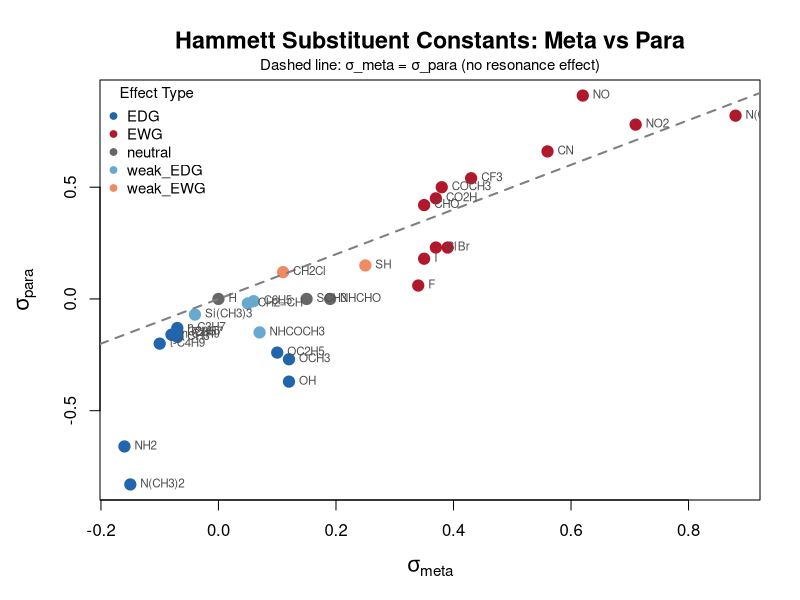
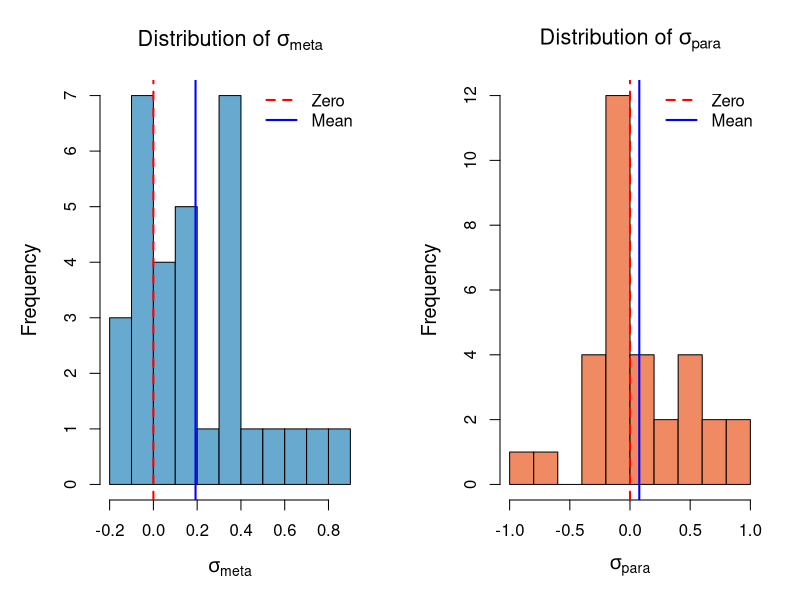
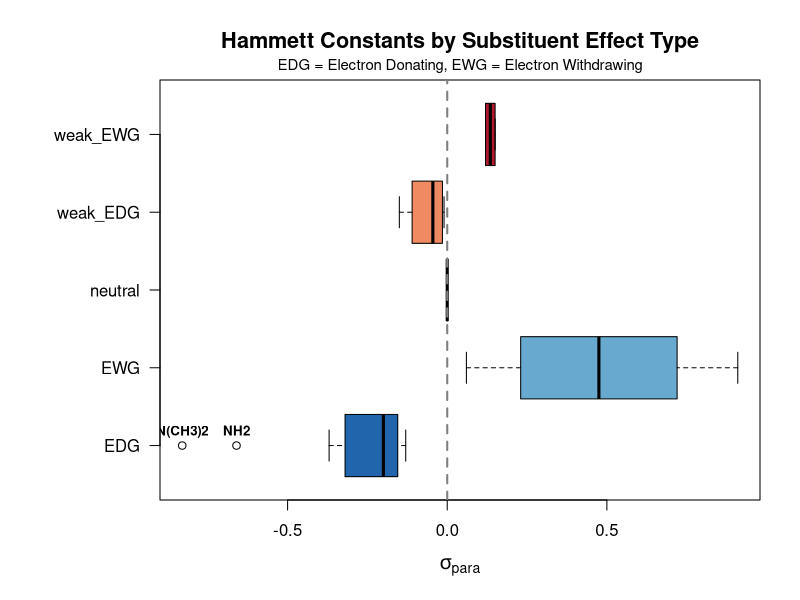
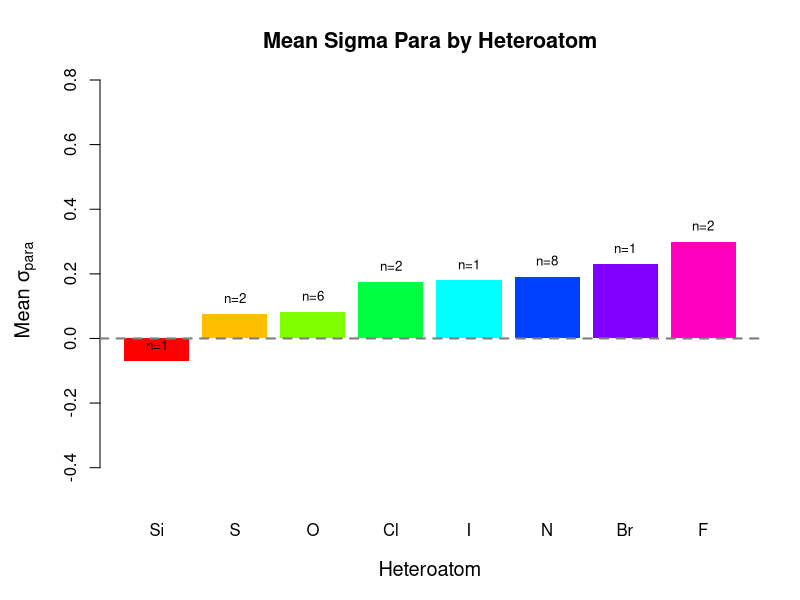
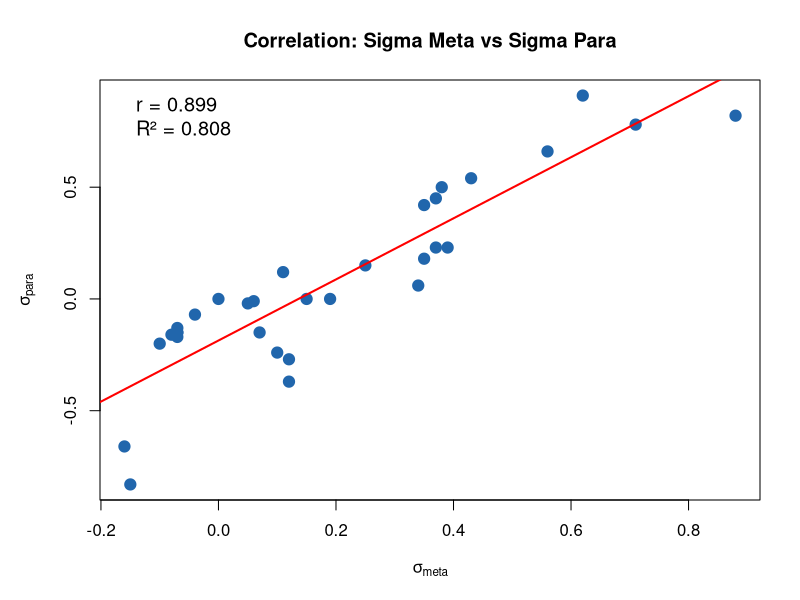

The R script that drew these images, in order: (Note: this script raises an error after producing the figures.)
# nolint file: line_length_linter

# =============================================================================
# Hammett Substituent Constant Analysis
# Day 1: Setup, Data Loading, and Initial Exploration
# =============================================================================

# -----------------------------------------------------------------------------
# 1. SET WORKING DIRECTORY
# -----------------------------------------------------------------------------
setwd("~/Documents/Development/hscsa")  # Uncomment and set your path

cat("\n")
cat("============================================================\n")
cat("   HAMMETT SUBSTITUENT CONSTANT ANALYSIS - DAY 1\n")
cat("   Statistical Analysis in R for Physical Organic Chemistry\n")
cat("============================================================\n")

# -----------------------------------------------------------------------------
# 2. LOAD AND INSPECT DATA
# -----------------------------------------------------------------------------

cat("\n[1] LOADING DATA...\n")

# Load the Hammett constants dataset
hammett <- read.csv("data/hammett_constants.csv", stringsAsFactors = FALSE)
hammett_ext <- read.csv("data/hammett_extended.csv", stringsAsFactors = FALSE)

# Display structure
cat("\n--- Dataset Structure ---\n")
str(hammett)

cat("\n--- First 10 Rows ---\n")
print(head(hammett, 10))

cat("\n--- Data Dimensions ---\n")
cat(sprintf("Basic dataset: %d substituents, %d variables\n", nrow(hammett), ncol(hammett)))
cat(sprintf("Extended dataset: %d substituents, %d variables\n", nrow(hammett_ext), ncol(hammett_ext)))

# -----------------------------------------------------------------------------
# 3. DATA CLEANING AND PREPROCESSING
# -----------------------------------------------------------------------------

cat("\n[2] DATA CLEANING...\n")

# Convert categorical variables to factors
hammett$heteroatom <- as.factor(hammett$heteroatom)
hammett$effect_type <- as.factor(hammett$effect_type)
hammett$functional_class <- as.factor(hammett$functional_class)

# Handle NA values - count them
cat("\n--- Missing Values by Column ---\n")
na_counts <- colSums(is.na(hammett))
print(na_counts[na_counts > 0])

# Create clean dataset (no NA in key sigma columns)
hammett_clean <- hammett[!is.na(hammett$sigma_meta) & !is.na(hammett$sigma_para), ]

cat(sprintf("\nClean dataset: %d substituents (removed %d with missing sigma values)\n", 
            nrow(hammett_clean), nrow(hammett) - nrow(hammett_clean)))

# Add derived columns
hammett_clean$sigma_diff <- hammett_clean$sigma_meta - hammett_clean$sigma_para
hammett_clean$resonance_indicator <- abs(hammett_clean$sigma_diff)

# -----------------------------------------------------------------------------
# 4. SUMMARY STATISTICS
# -----------------------------------------------------------------------------

cat("\n[3] SUMMARY STATISTICS...\n")

# Basic statistics for sigma values
cat("\n--- Sigma Meta Statistics ---\n")
cat(sprintf("  Mean:   %.4f\n", mean(hammett_clean$sigma_meta)))
cat(sprintf("  SD:     %.4f\n", sd(hammett_clean$sigma_meta)))
cat(sprintf("  Min:    %.4f (%s)\n", min(hammett_clean$sigma_meta), 
            hammett_clean$substituent[which.min(hammett_clean$sigma_meta)]))
cat(sprintf("  Max:    %.4f (%s)\n", max(hammett_clean$sigma_meta),
            hammett_clean$substituent[which.max(hammett_clean$sigma_meta)]))
cat(sprintf("  Median: %.4f\n", median(hammett_clean$sigma_meta)))

cat("\n--- Sigma Para Statistics ---\n")
cat(sprintf("  Mean:   %.4f\n", mean(hammett_clean$sigma_para)))
cat(sprintf("  SD:     %.4f\n", sd(hammett_clean$sigma_para)))
cat(sprintf("  Min:    %.4f (%s)\n", min(hammett_clean$sigma_para),
            hammett_clean$substituent[which.min(hammett_clean$sigma_para)]))
cat(sprintf("  Max:    %.4f (%s)\n", max(hammett_clean$sigma_para),
            hammett_clean$substituent[which.max(hammett_clean$sigma_para)]))
cat(sprintf("  Median: %.4f\n", median(hammett_clean$sigma_para)))

# Group statistics by effect type
cat("\n--- Statistics by Effect Type ---\n")
effect_types <- unique(hammett_clean$effect_type)
effect_stats <- data.frame(
  effect_type = character(),
  n = integer(),
  mean_sigma_m = numeric(),
  mean_sigma_p = numeric(),
  sd_sigma_m = numeric(),
  sd_sigma_p = numeric(),
  stringsAsFactors = FALSE
)

for (etype in effect_types) {
  subset_data <- hammett_clean[hammett_clean$effect_type == etype, ]
  effect_stats <- rbind(effect_stats, data.frame(
    effect_type = etype,
    n = nrow(subset_data),
    mean_sigma_m = round(mean(subset_data$sigma_meta), 3),
    mean_sigma_p = round(mean(subset_data$sigma_para), 3),
    sd_sigma_m = round(sd(subset_data$sigma_meta), 3),
    sd_sigma_p = round(sd(subset_data$sigma_para), 3)
  ))
}
effect_stats <- effect_stats[order(effect_stats$mean_sigma_p), ]
print(effect_stats, row.names = FALSE)

# Group statistics by heteroatom
cat("\n--- Statistics by Heteroatom ---\n")
heteroatoms <- unique(hammett_clean$heteroatom)
hetero_stats <- data.frame(
  heteroatom = character(),
  n = integer(),
  mean_sigma_m = numeric(),
  mean_sigma_p = numeric(),
  stringsAsFactors = FALSE
)

for (ha in heteroatoms) {
  subset_data <- hammett_clean[hammett_clean$heteroatom == ha, ]
  hetero_stats <- rbind(hetero_stats, data.frame(
    heteroatom = as.character(ha),
    n = nrow(subset_data),
    mean_sigma_m = round(mean(subset_data$sigma_meta), 3),
    mean_sigma_p = round(mean(subset_data$sigma_para), 3)
  ))
}
hetero_stats <- hetero_stats[order(-hetero_stats$n), ]
print(hetero_stats, row.names = FALSE)

# -----------------------------------------------------------------------------
# 5. VISUALIZATIONS (Base R)
# -----------------------------------------------------------------------------

cat("\n[4] GENERATING VISUALIZATIONS...\n")

# Create output directory
dir.create("output", showWarnings = FALSE)

# Define color palette for effect types
effect_colors <- c(
  "EDG" = "#2166AC",      # Blue
  "EWG" = "#B2182B",      # Red
  "neutral" = "#666666",   # Gray
  "weak_EDG" = "#67A9CF",  # Light blue
  "weak_EWG" = "#EF8A62"   # Light red
)

# Plot 1: Sigma meta vs Sigma para
png("output/day-1/01_sigma_meta_vs_para.png", width = 800, height = 700)
par(mar = c(5, 5, 4, 2))

plot(hammett_clean$sigma_meta, hammett_clean$sigma_para,
     col = effect_colors[as.character(hammett_clean$effect_type)],
     pch = 19, cex = 1.5,
     xlab = expression(sigma[meta]),
     ylab = expression(sigma[para]),
     main = "Hammett Substituent Constants: Meta vs Para",
     cex.lab = 1.3, cex.main = 1.4)

# Add reference line (y = x)
abline(a = 0, b = 1, lty = 2, col = "gray50", lwd = 2)

# Add substituent labels
text(hammett_clean$sigma_meta, hammett_clean$sigma_para,
     labels = hammett_clean$substituent,
     pos = 4, cex = 0.7, col = "gray30")

# Add legend
legend("topleft", legend = names(effect_colors),
       col = effect_colors, pch = 19, cex = 0.9,
       title = "Effect Type", bty = "n")

# Add subtitle
mtext("Dashed line: σ_meta = σ_para (no resonance effect)", 
      side = 3, line = 0.3, cex = 0.9)

dev.off()
cat("Saved: output/day-1/01_sigma_meta_vs_para.png\n")

# Plot 2: Distribution histograms
png("output/day-1/02_sigma_distributions.png", width = 1000, height = 500)
par(mfrow = c(1, 2), mar = c(5, 5, 4, 2))

# Sigma meta histogram
hist(hammett_clean$sigma_meta, breaks = 12, col = "#67A9CF",
     xlab = expression(sigma[meta]), main = expression("Distribution of " * sigma[meta]),
     cex.lab = 1.2, cex.main = 1.3)
abline(v = 0, lty = 2, col = "red", lwd = 2)
abline(v = mean(hammett_clean$sigma_meta), lty = 1, col = "blue", lwd = 2)
legend("topright", legend = c("Zero", "Mean"), col = c("red", "blue"),
       lty = c(2, 1), lwd = 2, bty = "n")

# Sigma para histogram
hist(hammett_clean$sigma_para, breaks = 12, col = "#EF8A62",
     xlab = expression(sigma[para]), main = expression("Distribution of " * sigma[para]),
     cex.lab = 1.2, cex.main = 1.3)
abline(v = 0, lty = 2, col = "red", lwd = 2)
abline(v = mean(hammett_clean$sigma_para), lty = 1, col = "blue", lwd = 2)
legend("topright", legend = c("Zero", "Mean"), col = c("red", "blue"),
       lty = c(2, 1), lwd = 2, bty = "n")

dev.off()
cat("Saved: output/day-1/02_sigma_distributions.png\n")

# Plot 3: Boxplot by effect type
png("output/day-1/03_boxplot_by_effect.png", width = 900, height = 600)
par(mar = c(5, 8, 4, 2))

# Prepare data for boxplot
effect_order <- c("EDG", "weak_EDG", "neutral", "weak_EWG", "EWG")
effect_present <- effect_order[effect_order %in% levels(hammett_clean$effect_type)]

# Create boxplot and store the statistics
bp <- boxplot(sigma_para ~ effect_type, data = hammett_clean,
              horizontal = TRUE, col = effect_colors[effect_present],
              xlab = expression(sigma[para]), ylab = "",
              main = "Hammett Constants by Substituent Effect Type",
              cex.lab = 1.2, cex.main = 1.3, las = 1)

# Label outliers with substituent names
effect_levels <- levels(hammett_clean$effect_type)
for (i in seq_along(effect_levels)) {
     etype <- effect_levels[i]
     subset_data <- hammett_clean[hammett_clean$effect_type == etype, ]

     # Calculate IQR bounds for this group
     q1 <- quantile(subset_data$sigma_para, 0.25)
     q3 <- quantile(subset_data$sigma_para, 0.75)
     iqr <- q3 - q1
     lower_bound <- q1 - 1.5 * iqr
     upper_bound <- q3 + 1.5 * iqr
     # Find outliers
     outliers <- subset_data[subset_data$sigma_para < lower_bound |
          subset_data$sigma_para > upper_bound,]
     # Label each outlier
     if (nrow(outliers) > 0) {
     text(x = outliers$sigma_para, 
          y = i,
          labels = outliers$substituent,
          pos = 3, cex = 0.8, col = "black", font = 2)
     }
}

abline(v = 0, lty = 2, col = "gray50", lwd = 2)
mtext("EDG = Electron Donating, EWG = Electron Withdrawing", 
      side = 3, line = 0.3, cex = 0.9)

dev.off()
cat("Saved: output/day-1/03_boxplot_by_effect.png\n")

# Plot 4: Bar chart of mean sigma by heteroatom
png("output/day-1/04_heteroatom_means.png", width = 800, height = 600)
par(mar = c(5, 5, 4, 2))

# Filter out carbon (reference)
hetero_subset <- hetero_stats[hetero_stats$heteroatom != "C", ]
hetero_subset <- hetero_subset[order(hetero_subset$mean_sigma_p), ]

barplot(hetero_subset$mean_sigma_p, names.arg = hetero_subset$heteroatom,
        col = rainbow(nrow(hetero_subset)), border = NA,
        xlab = "Heteroatom", ylab = expression("Mean " * sigma[para]),
        main = "Mean Sigma Para by Heteroatom",
        cex.lab = 1.2, cex.main = 1.3, ylim = c(-0.5, 0.8))
abline(h = 0, lty = 2, col = "gray50", lwd = 2)

# Add count labels
text(seq_len(nrow(hetero_subset)) * 1.2 - 0.5,
     hetero_subset$mean_sigma_p + 0.05,
     labels = paste0("n=", hetero_subset$n), cex = 0.8)

dev.off()
cat("Saved: output/day-1/04_heteroatom_means.png\n")

# Plot 5: Correlation between sigma_meta and sigma_para
png("output/day-1/05_correlation.png", width = 700, height = 600)
par(mar = c(5, 5, 4, 2))

# Calculate correlation
cor_value <- cor(hammett_clean$sigma_meta, hammett_clean$sigma_para)

plot(hammett_clean$sigma_meta, hammett_clean$sigma_para,
     pch = 19, col = "#2166AC", cex = 1.5,
     xlab = expression(sigma[meta]),
     ylab = expression(sigma[para]),
     main = "Correlation: Sigma Meta vs Sigma Para")

# Add linear regression line
fit <- lm(sigma_para ~ sigma_meta, data = hammett_clean)
abline(fit, col = "red", lwd = 2)

# Add correlation coefficient
legend("topleft", 
       legend = c(sprintf("r = %.3f", cor_value),
                  sprintf("R² = %.3f", cor_value^2)),
       bty = "n", cex = 1.2)

dev.off()
cat("Saved: output/day-1/05_correlation.png\n")

# -----------------------------------------------------------------------------
# 6. KEY OBSERVATIONS (Organic Chemistry Context)
# -----------------------------------------------------------------------------

cat("\n[5] KEY OBSERVATIONS...\n")

# Strongest EWG and EDG
strongest_EWG <- hammett_clean[which.max(hammett_clean$sigma_para), ]
strongest_EDG <- hammett_clean[which.min(hammett_clean$sigma_para), ]

cat("\n--- Extreme Values ---\n")
cat(sprintf("Strongest EWG (most positive σ_para): %s (σ_para = %.2f)\n",
            strongest_EWG$substituent, strongest_EWG$sigma_para))
cat(sprintf("Strongest EDG (most negative σ_para): %s (σ_para = %.2f)\n",
            strongest_EDG$substituent, strongest_EDG$sigma_para))

# Substituents with large meta-para differences (strong resonance)
cat("\n--- Large Meta-Para Differences (Strong Resonance Effects) ---\n")
large_diff <- hammett_clean[order(-hammett_clean$resonance_indicator), 
                            c("substituent", "sigma_meta", "sigma_para", "sigma_diff", "effect_type")]
print(head(large_diff, 8), row.names = FALSE)

# Substituents where σ_meta ≈ σ_para (primarily inductive)
cat("\n--- Small Meta-Para Differences (Primarily Inductive) ---\n")
small_diff <- hammett_clean[hammett_clean$resonance_indicator < 0.1,
                            c("substituent", "sigma_meta", "sigma_para", "sigma_diff")]
print(small_diff, row.names = FALSE)

# Correlation analysis
cat("\n--- Correlation Analysis ---\n")
cat(sprintf("Pearson correlation (σ_meta vs σ_para): r = %.4f\n", 
            cor(hammett_clean$sigma_meta, hammett_clean$sigma_para)))
cat(sprintf("This strong correlation indicates both positions respond similarly to electronic effects.\n"))
cat(sprintf("Deviations from r=1 reveal resonance contributions (stronger at para position).\n"))

# -----------------------------------------------------------------------------
# 7. SAVE PROCESSED DATA
# -----------------------------------------------------------------------------

cat("\n[6] SAVING OUTPUT...\n")

# Save cleaned dataset
write.csv(hammett_clean, "data/hammett_clean.csv", row.names = FALSE)
cat("Saved: data/hammett_clean.csv\n")

# Save summary to text file
sink("output/day-1/day1_summary.txt")
cat("============================================================\n")
cat("HAMMETT CONSTANT ANALYSIS - DAY 1 SUMMARY\n")
cat("============================================================\n\n")

cat("DATASET INFO:\n")
cat(sprintf("Total substituents: %d\n", nrow(hammett_clean)))
cat(sprintf("Variables: %d\n\n", ncol(hammett_clean)))

cat("EFFECT TYPE DISTRIBUTION:\n")
print(table(hammett_clean$effect_type))

cat("\nHETEROATOM DISTRIBUTION:\n")
print(table(hammett_clean$heteroatom))

cat("\nSIGMA STATISTICS:\n")
print(summary(hammett_clean[, c("sigma_meta", "sigma_para")]))

cat("\nCORRELATION:\n")
cat(sprintf("r(sigma_meta, sigma_para) = %.4f\n", 
            cor(hammett_clean$sigma_meta, hammett_clean$sigma_para)))

cat("\nKEY FINDINGS:\n")
cat(sprintf("- Strongest EWG: %s (σ_para = %.2f)\n", 
            strongest_EWG$substituent, strongest_EWG$sigma_para))
cat(sprintf("- Strongest EDG: %s (σ_para = %.2f)\n",
            strongest_EDG$substituent, strongest_EDG$sigma_para))
cat("- Large meta-para differences indicate resonance effects\n")
cat("- N(CH3)2 shows largest resonance donation (σ_diff = 0.68)\n")
sink()
cat("Saved: docs/day-1-summary.txt\n")

# -----------------------------------------------------------------------------
# 8. COMPLETION MESSAGE
# -----------------------------------------------------------------------------

cat("\n============================================================\n")
cat("                  DAY 1 COMPLETE!\n")
cat("============================================================\n")